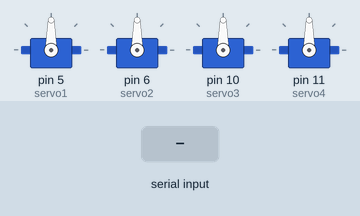
Bench run of a sketch on a simulated Arduino Uno, built with avr-gcc and run on an emulated ATmega328P. On the bench: 4 × servo. The test bench sets the inputs (shaded band). What the sketch prints to the serial monitor is not drawn.

Above: at 1.2 s.
1.3 s: byte 1 (1) received over Serial
At 1.9 s:
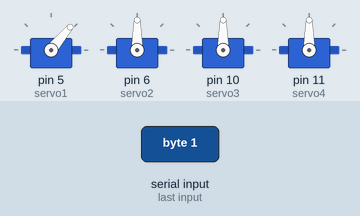
4.3 s: byte 2 (2) received over Serial
At 5.4 s:
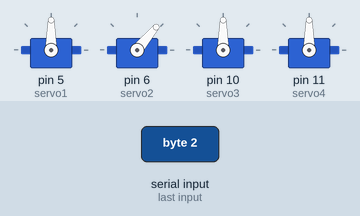
7.3 s: byte 3 (3) received over Serial
At 7.7 s:
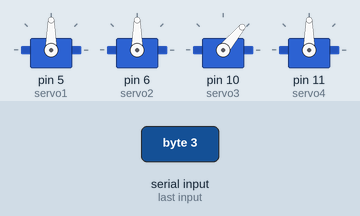
10.3 s: byte 4 (4) received over Serial
At 11.1 s:
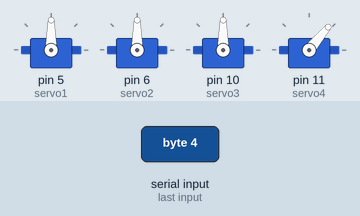
Timing chart, 0 to 13.8 s (numbered marks = the images above; inputs shaded):
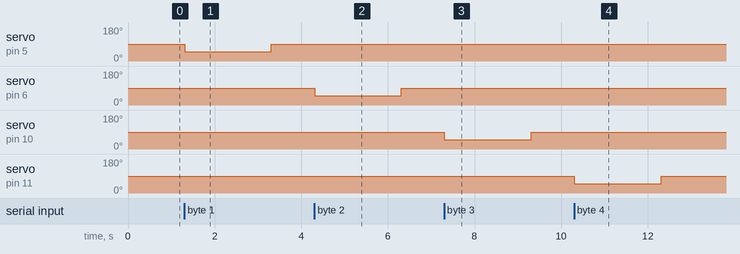

Measured:
- after the input at 1.3 s, servo on pin 5 (servo1): 90° → 50° at once, → 90° 2.0 s later
- after the input at 4.3 s, servo on pin 6 (servo2): 90° → 50° at once, → 90° 2.0 s later
- after the input at 7.3 s, servo on pin 10 (servo3): 90° → 50° at once, → 90° 2.0 s later
- after the input at 10.3 s, servo on pin 11 (servo4): 90° → 50° at once, → 90° 2.0 s later

The sketch:

servo_rcv.ino
```cpp
#include <Servo.h>


char receivedChar;

Servo servo1;
Servo servo2;
Servo servo3;
Servo servo4;

void setup() {
  Serial.begin(9600);
  servo1.attach(5);
  servo2.attach(6);
  servo3.attach(10);
  servo4.attach(11);
  //  Serial.println("<Arduino is ready>");
}

void loop() {
  recvOneChar();


}

void recvOneChar() {
  servo1.write(90);
  servo2.write(90);
  servo3.write(90);
  servo4.write(90);

  receivedChar = Serial.read();
  Serial.println(receivedChar);
  if (receivedChar == 1)
  {
    servo1.write(50);
    delay(2000);
  }
  if (receivedChar == 2)
  {
    servo2.write(50);
    delay(2000);
  }
  if (receivedChar == 3)
  {
    servo3.write(50);
    delay(2000);
  }
  if (receivedChar == 4)
  {
    servo4.write(50);
    delay(2000);
  }


}
```
